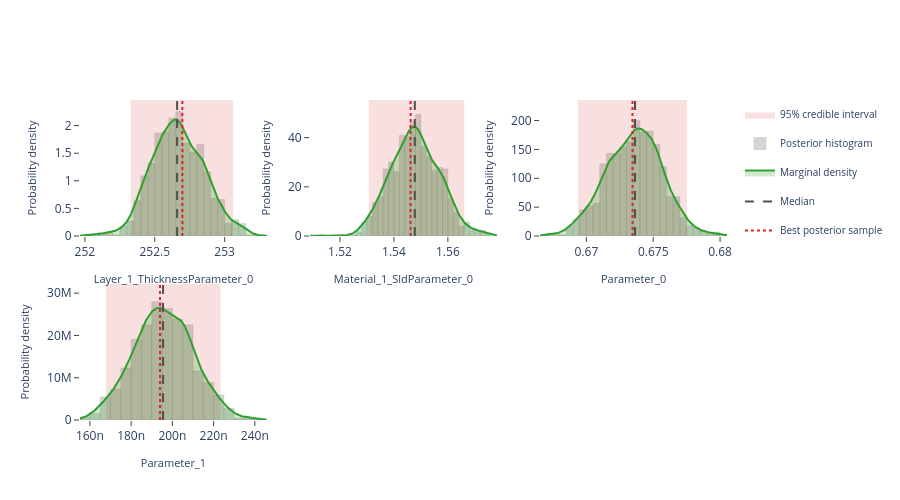

Source (notebook cell):
### Markdown cell above
## Interactive posterior plots

The next three cells render the same Plotly figures that are shown on the
Bayesian Posterior tab of the EasyReflectometryApp:

* **Marginals** — per-parameter distribution: histogram + smooth KDE marginal,
  shaded 95% credible interval, and median / best-sample lines
  (`plot_distribution` or `posterior.distribution()`)
* **Corner plot** — pairwise marginals + 2-D contours + scatter (`plot_corner`)
* **Traces** — per-chain trace + marginal histogram (`plot_trace`)

The standalone helpers are called with ``return_figure=True`` so they return a
Plotly ``Figure`` that we render in the notebook with ``fig.show()``; the
``PosteriorResults`` methods return the figure directly.

### Code cell
# ---- Marginal posterior distributions ---------------------------------------
# One panel per free parameter, each overlaying the posterior histogram, a
# smooth Gaussian-KDE marginal, the shaded 95% credible interval, and the
# median / best-sample reference lines.  Mirrors the "Marginals" sub-tab in
# the EasyReflectometryApp.

# The PosteriorResults method passes ``logp`` through automatically so the
# best posterior sample (MAP) line is drawn:
fig = posterior.distribution()
fig.show()

# Standalone equivalent (pass ``logp`` to get the best-sample line):
# fig = plot_distribution(
#     posterior.draws,
#     posterior.param_names,
#     logp=posterior.logp,
#     return_figure=True,
# )
# fig.show()

### Figure 1 — Plotly figure (JSON) as saved in the notebook; plotly's stock layout.template omitted (floating-point values rounded to 4 significant figures; data arrays with more than 128 entries replaced by an {"elided": "..."} marker saying what was removed)
{"data": [{"fill": "toself", "fillcolor": "rgba(214, 39, 40, 0.14)", "hoverinfo": "skip", "legendgroup": "95% credible interval", "line": {"color": "rgba(214, 39, 40, 0.14)", "width": 0}, "mode": "lines", "name": "95% credible interval", "showlegend": true, "type": "scatter", "x": [252.3, 253.1, 253.1, 252.3, 252.3], "xaxis": "x", "y": [0.0, 0.0, 2.463, 2.463, 0.0], "yaxis": "y"}, {"histnorm": "probability density", "hovertemplate": "sample=%{x:.4f}<br>density: %{y:.2f}<extra></extra>", "legendgroup": "histogram", "marker": {"color": "rgba(120, 120, 120, 0.38)", "line": {"color": "rgba(120, 120, 120, 0.24)", "width": 1}}, "name": "Posterior histogram", "nbinsx": 40, "opacity": 0.82, "showlegend": true, "type": "histogram", "x": {"elided": "880 float values"}, "xaxis": "x", "yaxis": "y"}, {"fill": "tozeroy", "fillcolor": "rgba(44, 160, 44, 0.22)", "hovertemplate": "Layer_1_ThicknessParameter_0: %{x:.4f}<br>density: %{y:.4f}<extra></extra>", "legendgroup": "marginal", "line": {"color": "rgb(44, 160, 44)", "width": 2}, "mode": "lines", "name": "Marginal density", "showlegend": true, "type": "scatter", "x": {"elided": "256 float values"}, "xaxis": "x", "y": {"elided": "256 float values"}, "yaxis": "y"}, {"hovertemplate": "Median: %{x:.4f}<extra></extra>", "legendgroup": "Median", "line": {"color": "rgb(80, 80, 80)", "dash": "dash", "width": 2}, "mode": "lines", "name": "Median", "showlegend": true, "type": "scatter", "x": [252.7, 252.7], "xaxis": "x", "y": [0.0, 2.463], "yaxis": "y"}, {"hovertemplate": "Best posterior sample: %{x:.4f}<extra></extra>", "legendgroup": "Best posterior sample", "line": {"color": "rgb(214, 39, 40)", "dash": "dot", "width": 2}, "mode": "lines", "name": "Best posterior sample", "showlegend": true, "type": "scatter", "x": [252.7, 252.7], "xaxis": "x", "y": [0.0, 2.463], "yaxis": "y"}, {"fill": "toself", "fillcolor": "rgba(214, 39, 40, 0.14)", "hoverinfo": "skip", "legendgroup": "95% credible interval", "line": {"color": "rgba(214, 39, 40, 0.14)", "width": 0}, "mode": "lines", "name": "95% credible interval", "showlegend": false, "type": "scatter", "x": [1.531, 1.566, 1.566, 1.531, 1.531], "xaxis": "x2", "y": [0.0, 0.0, 55.31, 55.31, 0.0], "yaxis": "y2"}, {"histnorm": "probability density", "hovertemplate": "sample=%{x:.4f}<br>density: %{y:.2f}<extra></extra>", "legendgroup": "histogram", "marker": {"color": "rgba(120, 120, 120, 0.38)", "line": {"color": "rgba(120, 120, 120, 0.24)", "width": 1}}, "name": "Posterior histogram", "nbinsx": 40, "opacity": 0.82, "showlegend": false, "type": "histogram", "x": {"elided": "880 float values"}, "xaxis": "x2", "yaxis": "y2"}, {"fill": "tozeroy", "fillcolor": "rgba(44, 160, 44, 0.22)", "hovertemplate": "Material_1_SldParameter_0: %{x:.4f}<br>density: %{y:.4f}<extra></extra>", "legendgroup": "marginal", "line": {"color": "rgb(44, 160, 44)", "width": 2}, "mode": "lines", "name": "Marginal density", "showlegend": false, "type": "scatter", "x": {"elided": "256 float values"}, "xaxis": "x2", "y": {"elided": "256 float values"}, "yaxis": "y2"}, {"hovertemplate": "Median: %{x:.4f}<extra></extra>", "legendgroup": "Median", "line": {"color": "rgb(80, 80, 80)", "dash": "dash", "width": 2}, "mode": "lines", "name": "Median", "showlegend": false, "type": "scatter", "x": [1.548, 1.548], "xaxis": "x2", "y": [0.0, 55.31], "yaxis": "y2"}, {"hovertemplate": "Best posterior sample: %{x:.4f}<extra></extra>", "legendgroup": "Best posterior sample", "line": {"color": "rgb(214, 39, 40)", "dash": "dot", "width": 2}, "mode": "lines", "name": "Best posterior sample", "showlegend": false, "type": "scatter", "x": [1.546, 1.546], "xaxis": "x2", "y": [0.0, 55.31], "yaxis": "y2"}, {"fill": "toself", "fillcolor": "rgba(214, 39, 40, 0.14)", "hoverinfo": "skip", "legendgroup": "95% credible interval", "line": {"color": "rgba(214, 39, 40, 0.14)", "width": 0}, "mode": "lines", "name": "95% credible interval", "showlegend": false, "type": "scatter", "x": [0.6694, 0.6775, 0.6775, 0.6694, 0.6694], "xaxis": "x3", "y": [0.0, 0.0, 235.6, 235.6, 0.0], "yaxis": "y3"}, {"histnorm": "probability density", "hovertemplate": "sample=%{x:.4f}<br>density: %{y:.2f}<extra></extra>", "legendgroup": "histogram", "marker": {"color": "rgba(120, 120, 120, 0.38)", "line": {"color": "rgba(120, 120, 120, 0.24)", "width": 1}}, "name": "Posterior histogram", "nbinsx": 40, "opacity": 0.82, "showlegend": false, "type": "histogram", "x": {"elided": "880 float values"}, "xaxis": "x3", "yaxis": "y3"}, {"fill": "tozeroy", "fillcolor": "rgba(44, 160, 44, 0.22)", "hovertemplate": "Parameter_0: %{x:.4f}<br>density: %{y:.4f}<extra></extra>", "legendgroup": "marginal", "line": {"color": "rgb(44, 160, 44)", "width": 2}, "mode": "lines", "name": "Marginal density", "showlegend": false, "type": "scatter", "x": {"elided": "256 float values"}, "xaxis": "x3", "y": {"elided": "256 float values"}, "yaxis": "y3"}, {"hovertemplate": "Median: %{x:.4f}<extra></extra>", "legendgroup": "Median", "line": {"color": "rgb(80, 80, 80)", "dash": "dash", "width": 2}, "mode": "lines", "name": "Median", "showlegend": false, "type": "scatter", "x": [0.6736, 0.6736], "xaxis": "x3", "y": [0.0, 235.6], "yaxis": "y3"}, {"hovertemplate": "Best posterior sample: %{x:.4f}<extra></extra>", "legendgroup": "Best posterior sample", "line": {"color": "rgb(214, 39, 40)", "dash": "dot", "width": 2}, "mode": "lines", "name": "Best posterior sample", "showlegend": false, "type": "scatter", "x": [0.6735, 0.6735], "xaxis": "x3", "y": [0.0, 235.6], "yaxis": "y3"}, {"fill": "toself", "fillcolor": "rgba(214, 39, 40, 0.14)", "hoverinfo": "skip", "legendgroup": "95% credible interval", "line": {"color": "rgba(214, 39, 40, 0.14)", "width": 0}, "mode": "lines", "name": "95% credible interval", "showlegend": false, "type": "scatter", "x": [1.678e-07, 2.234e-07, 2.234e-07, 1.678e-07, 1.678e-07], "xaxis": "x4", "y": [0.0, 0.0, 32170000.0, 32170000.0, 0.0], "yaxis": "y4"}, {"histnorm": "probability density", "hovertemplate": "sample=%{x:.4f}<br>density: %{y:.2f}<extra></extra>", "legendgroup": "histogram", "marker": {"color": "rgba(120, 120, 120, 0.38)", "line": {"color": "rgba(120, 120, 120, 0.24)", "width": 1}}, "name": "Posterior histogram", "nbinsx": 40, "opacity": 0.82, "showlegend": false, "type": "histogram", "x": {"elided": "880 float values"}, "xaxis": "x4", "yaxis": "y4"}, {"fill": "tozeroy", "fillcolor": "rgba(44, 160, 44, 0.22)", "hovertemplate": "Parameter_1: %{x:.4f}<br>density: %{y:.4f}<extra></extra>", "legendgroup": "marginal", "line": {"color": "rgb(44, 160, 44)", "width": 2}, "mode": "lines", "name": "Marginal density", "showlegend": false, "type": "scatter", "x": {"elided": "256 float values"}, "xaxis": "x4", "y": {"elided": "256 float values"}, "yaxis": "y4"}, {"hovertemplate": "Median: %{x:.4f}<extra></extra>", "legendgroup": "Median", "line": {"color": "rgb(80, 80, 80)", "dash": "dash", "width": 2}, "mode": "lines", "name": "Median", "showlegend": false, "type": "scatter", "x": [1.955e-07, 1.955e-07], "xaxis": "x4", "y": [0.0, 32170000.0], "yaxis": "y4"}, {"hovertemplate": "Best posterior sample: %{x:.4f}<extra></extra>", "legendgroup": "Best posterior sample", "line": {"color": "rgb(214, 39, 40)", "dash": "dot", "width": 2}, "mode": "lines", "name": "Best posterior sample", "showlegend": false, "type": "scatter", "x": [1.94e-07, 1.94e-07], "xaxis": "x4", "y": [0.0, 32170000.0], "yaxis": "y4"}], "layout": {"barmode": "overlay", "height": 500, "legend": {"font": {"size": 10}}, "plot_bgcolor": "white", "showlegend": true, "xaxis": {"anchor": "y", "domain": [0.0, 0.2889], "range": [252.0, 253.3], "showgrid": false, "ticks": "outside", "title": {"font": {"size": 11}, "text": "Layer_1_ThicknessParameter_0"}, "zeroline": false}, "xaxis2": {"anchor": "y2", "domain": [0.3556, 0.6444], "range": [1.509, 1.578], "showgrid": false, "ticks": "outside", "title": {"font": {"size": 11}, "text": "Material_1_SldParameter_0"}, "zeroline": false}, "xaxis3": {"anchor": "y3", "domain": [0.7111, 1.0], "range": [0.6665, 0.6805], "showgrid": false, "ticks": "outside", "title": {"font": {"size": 11}, "text": "Parameter_0"}, "zeroline": false}, "xaxis4": {"anchor": "y4", "domain": [0.0, 0.2889], "range": [1.552e-07, 2.459e-07], "showgrid": false, "ticks": "outside", "title": {"font": {"size": 11}, "text": "Parameter_1"}, "zeroline": false}, "xaxis5": {"anchor": "y5", "domain": [0.3556, 0.6444], "showgrid": false, "ticks": "outside", "zeroline": false}, "xaxis6": {"anchor": "y6", "domain": [0.7111, 1.0], "showgrid": false, "ticks": "outside", "zeroline": false}, "yaxis": {"anchor": "x", "domain": [0.575, 1.0], "range": [0.0, 2.463], "showgrid": false, "ticks": "outside", "title": {"font": {"size": 11}, "text": "Probability density"}, "zeroline": false}, "yaxis2": {"anchor": "x2", "domain": [0.575, 1.0], "range": [0.0, 55.31], "showgrid": false, "ticks": "outside", "title": {"font": {"size": 11}, "text": "Probability density"}, "zeroline": false}, "yaxis3": {"anchor": "x3", "domain": [0.575, 1.0], "range": [0.0, 235.6], "showgrid": false, "ticks": "outside", "title": {"font": {"size": 11}, "text": "Probability density"}, "zeroline": false}, "yaxis4": {"anchor": "x4", "domain": [0.0, 0.425], "range": [0.0, 32170000.0], "showgrid": false, "ticks": "outside", "title": {"font": {"size": 11}, "text": "Probability density"}, "zeroline": false}, "yaxis5": {"anchor": "x5", "domain": [0.0, 0.425], "showgrid": false, "ticks": "outside", "zeroline": false}, "yaxis6": {"anchor": "x6", "domain": [0.0, 0.425], "showgrid": false, "ticks": "outside", "zeroline": false}}}
